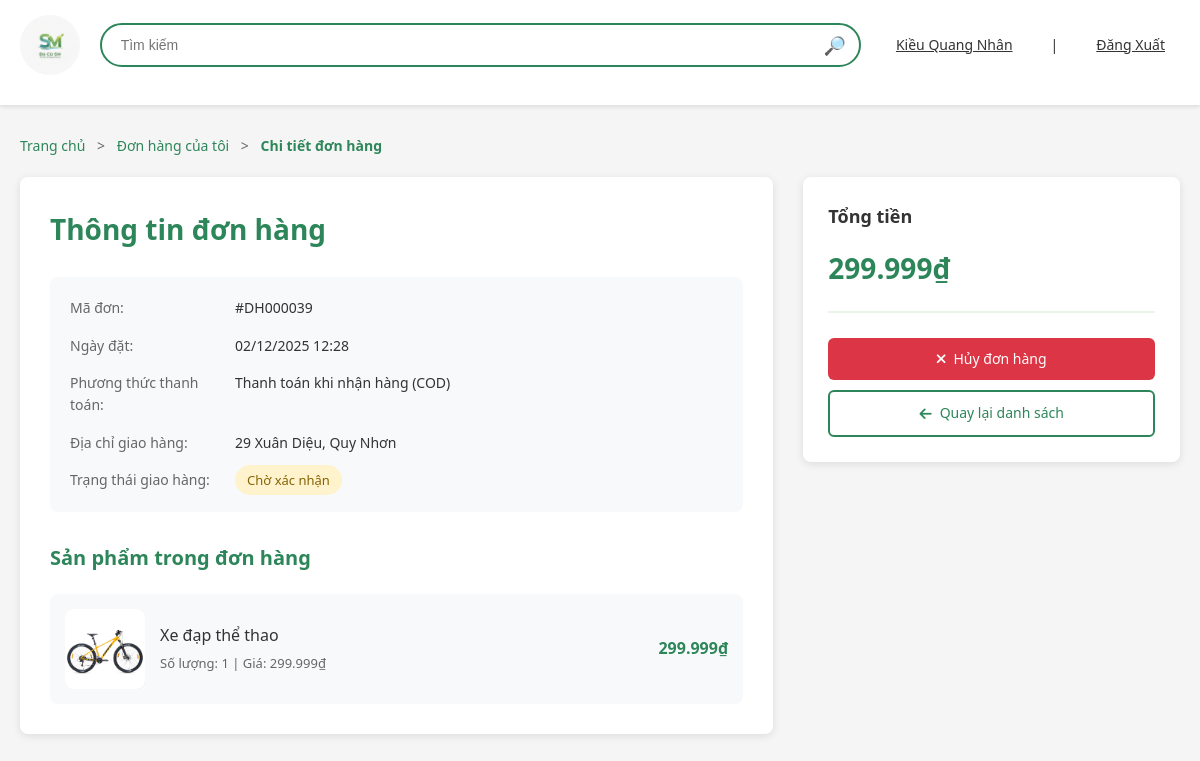
The app's page /user/order-detail.php?id=39 (signed in) with its own data.
### tables this page shows
CREATE TABLE IF NOT EXISTS `danhsachdonhang` (
  `ID_DonHang` int NOT NULL AUTO_INCREMENT,
  `ID_NguoiMua` int NOT NULL,
  `ID_NguoiBan` int NOT NULL,
  `ID_NguoiGiaoHang` int DEFAULT NULL,
  `NgayDatHang` datetime DEFAULT CURRENT_TIMESTAMP,
  `TrangThaiDonHang` enum('ChoXacNhan','ChoGiaoHang','DangXuLy','DangVanChuyen','DaGiao','HoanThanh','DaHuy','KhieuNai') NOT NULL,
  `DiaChiGiaoHang` text NOT NULL,
  `PhuongThucVanChuyen` varchar(50) DEFAULT NULL,
  `PhuongThucThanhToan` varchar(50) DEFAULT NULL,
  `TongGiaTriDonHang` decimal(10,2) NOT NULL,
  `LyDoHuy` text,
  `SoTienCanThu_COD` decimal(10,2) DEFAULT '0.00',
  `GhiChu` text NOT NULL,
  `AnhXacNhanGiaoHang` text NOT NULL,
  `ThoiGianHoanThanh` text NOT NULL,
  `PhiGiaoHang` decimal(10,0) NOT NULL,
  PRIMARY KEY (`ID_DonHang`),
  KEY `ID_NguoiMua` (`ID_NguoiMua`),
  KEY `ID_NguoiBan` (`ID_NguoiBan`),
  KEY `ID_NguoiGiaoHang` (`ID_NguoiGiaoHang`)
);

CREATE TABLE IF NOT EXISTS `chitietdonhang` (
  `ID_ChiTiet` int NOT NULL AUTO_INCREMENT,
  `ID_DonHang` int NOT NULL,
  `ID_SanPham` int NOT NULL,
  `SoLuongMua` int NOT NULL,
  `GiaTaiThoiDiemDat` decimal(10,2) NOT NULL,
  PRIMARY KEY (`ID_ChiTiet`),
  KEY `ID_DonHang` (`ID_DonHang`),
  KEY `ID_SanPham` (`ID_SanPham`)
);

CREATE TABLE IF NOT EXISTS `hinhanhsanpham` (
  `ID_HinhAnh` int NOT NULL AUTO_INCREMENT,
  `ID_SanPham` int NOT NULL,
  `URL_HinhAnh` varchar(255) NOT NULL,
  PRIMARY KEY (`ID_HinhAnh`),
  KEY `ID_SanPham` (`ID_SanPham`)
);

CREATE TABLE IF NOT EXISTS `sanpham` (
  `ID_SanPham` int NOT NULL AUTO_INCREMENT,
  `ID_NguoiBan` int NOT NULL,
  `TenSanPham` varchar(255) NOT NULL,
  `MoTa` text,
  `Gia` decimal(10,2) NOT NULL,
  `TinhTrang` enum('Moi','NhuMoi','Tot','TrungBinh','Kem') NOT NULL,
  `SoLuong` int DEFAULT '1',
  `DiaChiLayHang` text,
  `KichThuoc` varchar(50) DEFAULT NULL,
  `ID_DanhMuc` int DEFAULT NULL,
  `TrangThaiDangBan` enum('ChoDuyet','DangBan','DaBan','BiGoBo') DEFAULT 'ChoDuyet',
  `NgayTao` datetime DEFAULT CURRENT_TIMESTAMP,
  `MauSac` text NOT NULL,
  `ThuongHieu` text NOT NULL,
  PRIMARY KEY (`ID_SanPham`),
  KEY `ID_NguoiBan` (`ID_NguoiBan`),
  KEY `ID_DanhMuc` (`ID_DanhMuc`)
);

### src/user/order-detail.php (the view, shortened to what this page needs)
<?php
require_once __DIR__ . '/../../database/db.php';
$user_id = $_SESSION['user_id'];
$order_id = intval($_GET['id'] ?? 0);
$order_query = "SELECT
                    dh.*,
                    ng.HoTen AS TenNguoiMua,
                    ng.SoDienThoai AS SoDienThoaiNguoiMua,
                    ng.Email AS EmailNguoiMua
                 FROM danhsachdonhang dh
                 JOIN nguoidung ng ON dh.ID_NguoiMua = ng.ID_NguoiDung
                 WHERE dh.ID_DonHang = $order_id AND dh.ID_NguoiMua = $user_id";
$order_result = mysqli_query($conn, $order_query);
$order = mysqli_fetch_assoc($order_result);
$items_query = "SELECT
                    ctdh.*,
                    sp.TenSanPham,
                    ha.URL_HinhAnh,
                    sp.MoTa
                 FROM chitietdonhang ctdh
                 JOIN sanpham sp ON ctdh.ID_SanPham = sp.ID_SanPham
                 LEFT JOIN hinhanhsanpham ha ON sp.ID_SanPham = ha.ID_SanPham
                 WHERE ctdh.ID_DonHang = $order_id";
$items_result = mysqli_query($conn, $items_query);
$items = [];
if ($items_result) {
    while ($row = mysqli_fetch_assoc($items_result)) {
        $items[] = $row;
    }
}
$status_labels = [
    'ChoXacNhan' => 'Chờ xác nhận',
    'ChoGiaoHang' => 'Chờ giao hàng',
    'DangVanChuyen' => 'Đang giao',
    'HoanThanh' => 'Hoàn thành',
    'DaHuy' => 'Đã hủy'
];
$status_classes = [
    'ChoXacNhan' => 'status-pending',
    'ChoGiaoHang' => 'status-waiting',
    'DangVanChuyen' => 'status-delivering',
    'HoanThanh' => 'status-completed',
    'DaHuy' => 'status-cancelled'
];
?>
<!DOCTYPE html>
<html lang="vi">
<head>
    <link rel="stylesheet" href="../css/style.css">
    <link rel="stylesheet" href="my-orders.css">
    <link rel="stylesheet" href="https://cdnjs.cloudflare.com/ajax/libs/font-awesome/6.0.0/css/all.min.css">
</head>
<body>
    <header class="header">
        <div class="header-top">
            <a href="../index.php" class="logo">
                <div class="logo-icon"><img src="../img/logo.jpg" alt="logo"></div>
            </a>
            <div class="search-container">
                <input type="text" class="search-bar" placeholder=" Tìm kiếm">
                <span class="search-icon">&#x1F50E;&#xFE0E;</span>
            </div>
            <div class="user-actions">
                <?php if(isset($_SESSION['user_id'])): ?>
                    <span><u><?php echo $_SESSION['fullname']; ?></u></span>
                    <span>|</span>
                    <a href="../logout.php"><u>Đăng Xuất</u></a>
                <?php else: ?>
                    <a href="../login.php"><u>Đăng nhập</u></a>
                    <span>|</span>
                    <a href="../register.php"><u>Đăng ký</u></a>
                <?php endif; ?>
            </div>
        </div>
    </header>
    <main class="order-detail-page">
        <div class="breadcrumb">
            <a href="../index.php">Trang chủ</a> <span> > </span>
            <a href="my-orders.php">Đơn hàng của tôi</a> <span> > </span>
            <strong>Chi tiết đơn hàng</strong>
        </div>
        <div class="order-detail-content">
            <div class="detail-left">
                <h1 class="page-title">Thông tin đơn hàng</h1>
                <div class="detail-card">
                    <div class="detail-row">
                        <div class="detail-label">Mã đơn:</div>
                        <div class="detail-value">#DH<?php echo str_pad($order_id, 6, '0', STR_PAD_LEFT); ?></div>
                    </div>
                    <div class="detail-row">
                        <div class="detail-label">Ngày đặt:</div>
                        <div class="detail-value"><?php echo date('d/m/Y H:i', strtotime($order['NgayDatHang'])); ?></div>
                    </div>
                    <div class="detail-row">
                        <div class="detail-label">Phương thức thanh toán:</div>
                        <div class="detail-value">Thanh toán khi nhận hàng (COD)</div>
                    </div>
                    <div class="detail-row">
                        <div class="detail-label">Địa chỉ giao hàng:</div>
                        <div class="detail-value"><?php echo htmlspecialchars($order['DiaChiGiaoHang']); ?></div>
                    </div>
                    <div class="detail-row">
                        <div class="detail-label">Trạng thái giao hàng:</div>
                        <div class="detail-value">
                            <span class="order-status <?php echo $status_classes[$order['TrangThaiDonHang']] ?? ''; ?>">
                                <?php echo $status_labels[$order['TrangThaiDonHang']] ?? $order['TrangThaiDonHang']; ?>
                            </span>
                        </div>
                    </div>
                </div>
                <h2 class="section-title">Sản phẩm trong đơn hàng</h2>
                <div class="order-items-list">
                    <?php foreach ($items as $item): ?>
                        <div class="order-item-detail">
                            <?php if (!empty($item['URL_HinhAnh'])): ?>
                                <img src="<?php echo "../" ?><?php echo htmlspecialchars($item['URL_HinhAnh']); ?>"
                                     alt="<?php echo htmlspecialchars($item['TenSanPham']); ?>"
                                     class="item-image">
                            <?php else: ?>
                                <div class="item-image-placeholder">
                                    <i class="fas fa-image"></i>
                                </div>
                            <?php endif; ?>
                            <div class="item-details">
                                <div class="item-name"><?php echo htmlspecialchars($item['TenSanPham']); ?></div>
                                <div class="item-meta">
                                    Số lượng: <?php echo $item['SoLuongMua']; ?> |
                                    Giá: <?php echo number_format($item['GiaTaiThoiDiemDat'], 0, ',', '.'); ?>₫
                                </div>
                            </div>
                            <div class="item-total">
                                <?php echo number_format($item['GiaTaiThoiDiemDat'] * $item['SoLuongMua'], 0, ',', '.'); ?>₫
                            </div>
                        </div>
                    <?php endforeach; ?>
                </div>
            </div>
            <aside class="detail-actions">
                <div class="action-card">
                    <h3>Tổng tiền</h3>
                    <div class="total-amount">
                        <?php echo number_format($order['SoTienCanThu_COD'], 0, ',', '.'); ?>₫
                    </div>
                    <div class="action-buttons">
                        <?php if ($order['TrangThaiDonHang'] === 'ChoXacNhan' || $order['TrangThaiDonHang'] === 'ChoGiaoHang'): ?>
                            <a href="my-orders.php?cancel=<?php echo $order_id; ?>"
                               class="btn btn-danger btn-block"
                               onclick="return confirm('Bạn có chắc chắn muốn hủy đơn hàng này?');">
                                <i class="fas fa-times"></i>
                                Hủy đơn hàng
                            </a>
                        <?php endif; ?>
                        <a href="my-orders.php" class="btn btn-outline btn-block">
                            <i class="fas fa-arrow-left"></i>
                            Quay lại danh sách
                        </a>
                    </div>
                </div>
            </aside>
        </div>
    </main>
</body>
</html>

### src/css/style.css (style rules this page uses)
* { margin: 0; padding: 0; box-sizing: border-box; }
body { font-family: 'Segoe UI', Tahoma, Geneva, Verdana, sans-serif; line-height: 1.6; color: #333; background-color: #f5f5f5; }
.header { background-color: white; box-shadow: 0 2px 4px rgba(0,0,0,0.1); padding: 15px 20px; position: sticky; top: 0; z-index: 1000; }
.header-top { display: flex; align-items: center; gap: 20px; margin-bottom: 15px; }
.logo { display: flex; align-items: center; gap: 10px; font-size: 24px; font-weight: bold; color: #2fb773; text-decoration: none; }
.logo-icon { width: 60px; height: 60px; color: white; display: flex; align-items: center; justify-content: center; border-radius: 5px; font-weight: bold; }
.logo-icon img { width: 60px; height: 60px; border-radius: 50%; }
.search-container { flex: 1; position: relative; }
.search-bar { width: 100%; padding: 12px 45px 12px 15px; border: 2px solid #2d8659; border-radius: 25px; font-size: 14px; outline: none; }
.search-icon { position: absolute; right: 15px; top: 50%; transform: translateY(-50%); color: #2d8659; font-size: 18px; }
.user-actions { display: flex; align-items: center; gap: 8px; }
.user-actions span { font-size: 14px; padding: 8px 15px; transition: background-color 0.3s; padding: 8px 15px; }
.user-actions a { color: #333; text-decoration: none; font-size: 14px; padding: 8px 15px; border-radius: 5px; transition: background-color 0.3s; }
.section-title { font-size: 24px; font-weight: bold; color: #2d8659; }

### src/user/my-orders.css (style rules this page uses)
.my-orders-page, .order-detail-page { max-width: 1200px; margin: 30px auto 50px; padding: 0 20px; }
.breadcrumb { font-size: 14px; margin-bottom: 20px; color: #2d8659; }
.breadcrumb a { color: #2d8659; text-decoration: none; }
.breadcrumb span { margin: 0 8px; color: #666; }
.page-title { font-size: 28px; font-weight: 600; color: #2d8659; margin-bottom: 25px; }
.order-status { padding: 6px 12px; border-radius: 20px; font-size: 13px; font-weight: 500; white-space: nowrap; }
.status-pending { background: #fff3cd; color: #856404; }
.btn { display: inline-flex; align-items: center; justify-content: center; gap: 8px; padding: 10px 20px; border: none; border-radius: 6px; font-size: 14px; font-weight: 500; cursor: pointer; transition: all 0.3s; text-decoration: none; font-family: inherit; }
.btn-outline { background: white; color: #2d8659; border: 2px solid #2d8659; }
.btn-danger { background: #dc3545; color: white; }
.btn-block { width: 100%; }
.order-detail-content { display: grid; grid-template-columns: 2fr 1fr; gap: 30px; margin-top: 20px; }
.detail-left { background: white; border-radius: 8px; box-shadow: 0 2px 8px rgba(0,0,0,0.1); padding: 30px; }
.section-title { font-size: 20px; font-weight: 600; color: #2d8659; margin: 30px 0 20px 0; }
.detail-card { background: #f8f9fa; border-radius: 8px; padding: 20px; margin-bottom: 30px; }
.detail-row { display: grid; grid-template-columns: 150px 1fr; gap: 15px; margin-bottom: 15px; align-items: start; }
.detail-row:last-child { margin-bottom: 0; }
.detail-label { font-weight: 500; color: #666; font-size: 14px; }
.detail-value { color: #333; font-size: 14px; }
.order-items-list { display: flex; flex-direction: column; gap: 15px; }
.order-item-detail { display: flex; align-items: center; gap: 15px; padding: 15px; background: #f8f9fa; border-radius: 8px; }
.item-image, .item-image-placeholder { width: 80px; height: 80px; border-radius: 8px; object-fit: cover; background: linear-gradient(135deg, #e8f5e9 0%, #c8e6c9 100%); display: flex; align-items: center; justify-content: center; flex-shrink: 0; }
.item-details { flex: 1; }
.item-name { font-size: 16px; font-weight: 500; color: #333; margin-bottom: 5px; }
.item-meta { font-size: 13px; color: #666; }
.item-total { font-size: 16px; font-weight: 600; color: #2d8659; min-width: 120px; text-align: right; }
.detail-actions { position: sticky; top: 100px; align-self: flex-start; }
.action-card { background: white; border-radius: 8px; box-shadow: 0 2px 8px rgba(0,0,0,0.1); padding: 25px; }
.action-card h3 { font-size: 18px; font-weight: 600; color: #333; margin-bottom: 15px; }
.total-amount { font-size: 28px; font-weight: 700; color: #2d8659; margin-bottom: 25px; padding-bottom: 20px; border-bottom: 2px solid #e8f5e9; }
.action-buttons { display: flex; flex-direction: column; gap: 10px; }

### records on screen
danhsachdonhang: NgayDatHang "02/12/2025 12:28", DiaChiGiaoHang "29 Xuân Diệu, Quy Nhơn", TrangThaiDonHang "Chờ xác nhận", SoTienCanThu_COD "299.999"
chitietdonhang: hinhanhsanpham.URL_HinhAnh (picture), ID_SanPham.TenSanPham "Xe đạp thể thao", SoLuongMua "1", GiaTaiThoiDiemDat "299.999", $item['GiaTaiThoiDiemDat'] * $item['SoLuongMua'] "299.999"

### other values on screen
$_SESSION['fullname'] "Kiều Quang Nhân"
str_pad($order_id, 6, '0', STR_PAD_LEFT) "000039"
